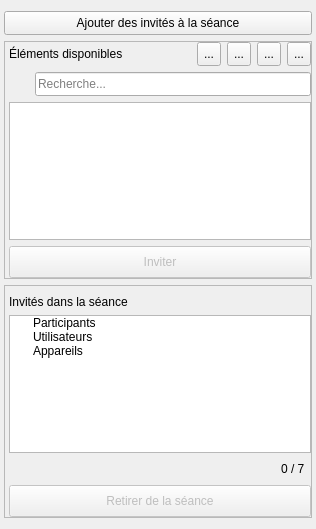
<?xml version="1.0" encoding="UTF-8"?>
<ui version="4.0">
 <class>SessionInviteWidget</class>
 <widget class="QWidget" name="SessionInviteWidget">
  <property name="geometry">
   <rect>
    <x>0</x>
    <y>0</y>
    <width>316</width>
    <height>529</height>
   </rect>
  </property>
  <property name="windowTitle">
   <string>Invitations à la séance</string>
  </property>
  <property name="windowIcon">
   <iconset>
    <normaloff>:/icons/ESTRAD.ico</normaloff>:/icons/ESTRAD.ico</iconset>
  </property>
  <layout class="QVBoxLayout" name="verticalLayout">
   <property name="leftMargin">
    <number>4</number>
   </property>
   <property name="rightMargin">
    <number>4</number>
   </property>
   <item>
    <widget class="QPushButton" name="btnManageInvitees">
     <property name="minimumSize">
      <size>
       <width>0</width>
       <height>24</height>
      </size>
     </property>
     <property name="cursor">
      <cursorShape>PointingHandCursor</cursorShape>
     </property>
     <property name="text">
      <string>Ajouter des invités à la séance</string>
     </property>
     <property name="icon">
      <iconset resource="../../resources/TeraClient.qrc">
       <normaloff>:/controls/branch_closed.png</normaloff>:/controls/branch_closed.png</iconset>
     </property>
     <property name="iconSize">
      <size>
       <width>20</width>
       <height>20</height>
      </size>
     </property>
     <property name="checkable">
      <bool>true</bool>
     </property>
    </widget>
   </item>
   <item>
    <widget class="QFrame" name="frameSelector">
     <property name="frameShape">
      <enum>QFrame::StyledPanel</enum>
     </property>
     <property name="frameShadow">
      <enum>QFrame::Raised</enum>
     </property>
     <layout class="QVBoxLayout" name="verticalLayout_2">
      <property name="leftMargin">
       <number>4</number>
      </property>
      <property name="topMargin">
       <number>0</number>
      </property>
      <property name="rightMargin">
       <number>0</number>
      </property>
      <property name="bottomMargin">
       <number>0</number>
      </property>
      <item>
       <layout class="QHBoxLayout" name="horizontalLayout">
        <item>
         <widget class="QLabel" name="lblSelector">
          <property name="text">
           <string>Éléments disponibles</string>
          </property>
         </widget>
        </item>
        <item>
         <widget class="QToolButton" name="btnParticipants">
          <property name="minimumSize">
           <size>
            <width>24</width>
            <height>24</height>
           </size>
          </property>
          <property name="cursor">
           <cursorShape>PointingHandCursor</cursorShape>
          </property>
          <property name="toolTip">
           <string>Filtrer participants</string>
          </property>
          <property name="text">
           <string>...</string>
          </property>
          <property name="icon">
           <iconset resource="../../resources/TeraClient.qrc">
            <normaloff>:/icons/patient.png</normaloff>:/icons/patient.png</iconset>
          </property>
          <property name="iconSize">
           <size>
            <width>20</width>
            <height>20</height>
           </size>
          </property>
          <property name="checkable">
           <bool>true</bool>
          </property>
          <property name="checked">
           <bool>false</bool>
          </property>
          <property name="popupMode">
           <enum>QToolButton::InstantPopup</enum>
          </property>
         </widget>
        </item>
        <item>
         <widget class="QToolButton" name="btnUsers">
          <property name="minimumSize">
           <size>
            <width>24</width>
            <height>24</height>
           </size>
          </property>
          <property name="cursor">
           <cursorShape>PointingHandCursor</cursorShape>
          </property>
          <property name="toolTip">
           <string>Filtrer Utilisateurs</string>
          </property>
          <property name="text">
           <string>...</string>
          </property>
          <property name="icon">
           <iconset resource="../../resources/TeraClient.qrc">
            <normaloff>:/icons/software_user.png</normaloff>:/icons/software_user.png</iconset>
          </property>
          <property name="iconSize">
           <size>
            <width>20</width>
            <height>20</height>
           </size>
          </property>
          <property name="checkable">
           <bool>true</bool>
          </property>
          <property name="popupMode">
           <enum>QToolButton::InstantPopup</enum>
          </property>
         </widget>
        </item>
        <item>
         <widget class="QToolButton" name="btnDevices">
          <property name="minimumSize">
           <size>
            <width>24</width>
            <height>24</height>
           </size>
          </property>
          <property name="cursor">
           <cursorShape>PointingHandCursor</cursorShape>
          </property>
          <property name="toolTip">
           <string>Filtrer Appareils</string>
          </property>
          <property name="text">
           <string>...</string>
          </property>
          <property name="icon">
           <iconset resource="../../resources/TeraClient.qrc">
            <normaloff>:/icons/device.png</normaloff>:/icons/device.png</iconset>
          </property>
          <property name="iconSize">
           <size>
            <width>20</width>
            <height>20</height>
           </size>
          </property>
          <property name="checkable">
           <bool>true</bool>
          </property>
          <property name="popupMode">
           <enum>QToolButton::InstantPopup</enum>
          </property>
         </widget>
        </item>
        <item>
         <widget class="QToolButton" name="btnOnline">
          <property name="minimumSize">
           <size>
            <width>24</width>
            <height>24</height>
           </size>
          </property>
          <property name="cursor">
           <cursorShape>PointingHandCursor</cursorShape>
          </property>
          <property name="toolTip">
           <string>En ligne / Hors ligne</string>
          </property>
          <property name="text">
           <string>...</string>
          </property>
          <property name="icon">
           <iconset resource="../../resources/TeraClient.qrc">
            <normaloff>:/status/status_ok.png</normaloff>:/status/status_ok.png</iconset>
          </property>
          <property name="iconSize">
           <size>
            <width>16</width>
            <height>16</height>
           </size>
          </property>
          <property name="checkable">
           <bool>true</bool>
          </property>
          <property name="checked">
           <bool>false</bool>
          </property>
          <property name="popupMode">
           <enum>QToolButton::InstantPopup</enum>
          </property>
         </widget>
        </item>
       </layout>
      </item>
      <item>
       <widget class="QWidget" name="searchZone" native="true">
        <property name="minimumSize">
         <size>
          <width>100</width>
          <height>0</height>
         </size>
        </property>
        <property name="maximumSize">
         <size>
          <width>16777215</width>
          <height>32</height>
         </size>
        </property>
        <property name="autoFillBackground">
         <bool>false</bool>
        </property>
        <property name="styleSheet">
         <string notr="true"/>
        </property>
        <layout class="QHBoxLayout" name="horizontalLayout_2">
         <property name="spacing">
          <number>6</number>
         </property>
         <property name="leftMargin">
          <number>0</number>
         </property>
         <property name="topMargin">
          <number>0</number>
         </property>
         <property name="rightMargin">
          <number>0</number>
         </property>
         <property name="bottomMargin">
          <number>0</number>
         </property>
         <item>
          <widget class="QLabel" name="lblFind">
           <property name="maximumSize">
            <size>
             <width>20</width>
             <height>20</height>
            </size>
           </property>
           <property name="text">
            <string/>
           </property>
           <property name="pixmap">
            <pixmap resource="../../resources/TeraClient.qrc">:/icons/search.png</pixmap>
           </property>
           <property name="scaledContents">
            <bool>true</bool>
           </property>
          </widget>
         </item>
         <item>
          <widget class="QLineEdit" name="txtSearchInvitees">
           <property name="enabled">
            <bool>true</bool>
           </property>
           <property name="sizePolicy">
            <sizepolicy hsizetype="Preferred" vsizetype="Fixed">
             <horstretch>0</horstretch>
             <verstretch>0</verstretch>
            </sizepolicy>
           </property>
           <property name="minimumSize">
            <size>
             <width>0</width>
             <height>24</height>
            </size>
           </property>
           <property name="text">
            <string/>
           </property>
           <property name="maxLength">
            <number>255</number>
           </property>
           <property name="placeholderText">
            <string>Recherche...</string>
           </property>
           <property name="clearButtonEnabled">
            <bool>true</bool>
           </property>
          </widget>
         </item>
        </layout>
       </widget>
      </item>
      <item>
       <widget class="QListWidget" name="lstInvitables">
        <property name="selectionMode">
         <enum>QAbstractItemView::ExtendedSelection</enum>
        </property>
        <property name="iconSize">
         <size>
          <width>20</width>
          <height>20</height>
         </size>
        </property>
       </widget>
      </item>
      <item>
       <widget class="QPushButton" name="btnInvite">
        <property name="enabled">
         <bool>false</bool>
        </property>
        <property name="minimumSize">
         <size>
          <width>0</width>
          <height>32</height>
         </size>
        </property>
        <property name="cursor">
         <cursorShape>PointingHandCursor</cursorShape>
        </property>
        <property name="text">
         <string>Inviter</string>
        </property>
        <property name="icon">
         <iconset resource="../../resources/TeraClient.qrc">
          <normaloff>:/icons/new.png</normaloff>:/icons/new.png</iconset>
        </property>
        <property name="iconSize">
         <size>
          <width>20</width>
          <height>20</height>
         </size>
        </property>
       </widget>
      </item>
     </layout>
    </widget>
   </item>
   <item>
    <widget class="QFrame" name="frameInvitees">
     <property name="frameShape">
      <enum>QFrame::StyledPanel</enum>
     </property>
     <property name="frameShadow">
      <enum>QFrame::Raised</enum>
     </property>
     <layout class="QVBoxLayout" name="verticalLayout_3">
      <property name="leftMargin">
       <number>4</number>
      </property>
      <property name="rightMargin">
       <number>0</number>
      </property>
      <property name="bottomMargin">
       <number>0</number>
      </property>
      <item>
       <widget class="QLabel" name="lblInvitees">
        <property name="text">
         <string>Invités dans la séance</string>
        </property>
       </widget>
      </item>
      <item>
       <widget class="QTreeWidget" name="treeInvitees">
        <property name="editTriggers">
         <set>QAbstractItemView::NoEditTriggers</set>
        </property>
        <property name="showDropIndicator" stdset="0">
         <bool>false</bool>
        </property>
        <property name="selectionMode">
         <enum>QAbstractItemView::ExtendedSelection</enum>
        </property>
        <property name="iconSize">
         <size>
          <width>20</width>
          <height>20</height>
         </size>
        </property>
        <property name="uniformRowHeights">
         <bool>true</bool>
        </property>
        <property name="animated">
         <bool>true</bool>
        </property>
        <property name="wordWrap">
         <bool>true</bool>
        </property>
        <attribute name="headerVisible">
         <bool>false</bool>
        </attribute>
        <column>
         <property name="text">
          <string>1</string>
         </property>
        </column>
        <item>
         <property name="text">
          <string>Participants</string>
         </property>
         <property name="icon">
          <iconset resource="../../resources/TeraClient.qrc">
           <normaloff>:/icons/patient.png</normaloff>:/icons/patient.png</iconset>
         </property>
        </item>
        <item>
         <property name="text">
          <string>Utilisateurs</string>
         </property>
         <property name="icon">
          <iconset resource="../../resources/TeraClient.qrc">
           <normaloff>:/icons/software_user.png</normaloff>:/icons/software_user.png</iconset>
         </property>
        </item>
        <item>
         <property name="text">
          <string>Appareils</string>
         </property>
         <property name="icon">
          <iconset resource="../../resources/TeraClient.qrc">
           <normaloff>:/icons/device.png</normaloff>:/icons/device.png</iconset>
         </property>
        </item>
       </widget>
      </item>
      <item>
       <layout class="QHBoxLayout" name="horizontalLayout_3">
        <property name="rightMargin">
         <number>6</number>
        </property>
        <item>
         <spacer name="horizontalSpacer">
          <property name="orientation">
           <enum>Qt::Horizontal</enum>
          </property>
          <property name="sizeHint" stdset="0">
           <size>
            <width>40</width>
            <height>20</height>
           </size>
          </property>
         </spacer>
        </item>
        <item>
         <widget class="QLabel" name="lblCount">
          <property name="text">
           <string>0 / 7</string>
          </property>
         </widget>
        </item>
       </layout>
      </item>
      <item>
       <widget class="QPushButton" name="btnRemove">
        <property name="enabled">
         <bool>false</bool>
        </property>
        <property name="minimumSize">
         <size>
          <width>0</width>
          <height>32</height>
         </size>
        </property>
        <property name="cursor">
         <cursorShape>PointingHandCursor</cursorShape>
        </property>
        <property name="text">
         <string>Retirer de la séance</string>
        </property>
        <property name="icon">
         <iconset resource="../../resources/TeraClient.qrc">
          <normaloff>:/icons/delete_old.png</normaloff>:/icons/delete_old.png</iconset>
        </property>
        <property name="iconSize">
         <size>
          <width>20</width>
          <height>20</height>
         </size>
        </property>
       </widget>
      </item>
     </layout>
    </widget>
   </item>
  </layout>
 </widget>
 <resources>
  <include location="../../resources/TeraClient.qrc"/>
 </resources>
 <connections/>
</ui>
